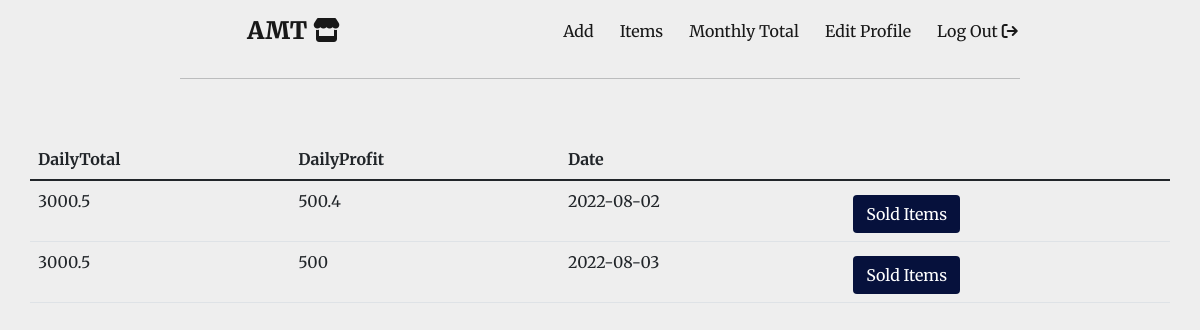
/daily_total/2022-08-02 (signed in), run on the app's committed database.
### main.py (models this page shows)
class DailyTotal(db.Model):
    id = db.Column(db.Integer, primary_key=True)
    daily = db.Column(db.Integer, nullable=False)
    daily_profit = db.Column(db.Float, nullable=False)
    date = db.Column(db.Date, nullable=False)

### main.py (the view)
@app.route('/daily_total/<year_month>')
def daily_total(year_month):
    requested_year, requested_month = int(year_month.split('-')[0]), int(year_month.split('-')[1])
    start_date = datetime.date(datetime.strptime(f'{requested_year}-{requested_month}', '%Y-%m'))
    if (requested_year % 400 == 0) and (requested_year % 100 == 0) and requested_month == 2:
        end_date = datetime.strptime(f'{requested_year}-{requested_month}-29', '%Y-%m-%d')
    elif (requested_year % 4 == 0) and (requested_year % 100 != 0) and requested_month == 2:
        end_date = datetime.strptime(f'{requested_year}-{requested_month}-29', '%Y-%m-%d')
    elif requested_month in [4, 6, 9, 11]:
        end_date = datetime.strptime(f'{requested_year}-{requested_month}-30', '%Y-%m-%d')
    else:
        end_date = datetime.strptime(f'{requested_year}-{requested_month}-31', '%Y-%m-%d')
    sold_item = Sale.query.filter_by(date=datetime.now().date()).all()
    first_daily_total = DailyTotal.query.filter_by(date=datetime.now().date()).all()
    total_money, total_profit = 0, 0
    for i in sold_item:
        total_money += float(i.price)
        total_profit += float(i.total)
    if not first_daily_total:
        add_total = DailyTotal(
            daily=total_money,
            daily_profit=total_profit,
            date=datetime.now()
        )
        db.session.add(add_total)
        db.session.commit()
    else:
        for i in first_daily_total:
            i.daily = total_money
            i.daily_profit = total_profit
            i.date = datetime.now()
            db.session.commit()
    new_total = DailyTotal.query.filter(DailyTotal.date.between(start_date, end_date)).all()
    return render_template('daily_total.html', total=new_total)

### main.py (called while the page is built)
@login_manager.user_loader
def load_user(user):
    return User.query.get(int(user))

### templates/daily_total.html
{% include 'header.html' %}
<table class="table container sale-table">
    <thead>
    <tr>
        <th scope="col">DailyTotal</th>
        <th scope="col">DailyProfit</th>
        <th scope="col">Date</th>
    </tr>
    </thead>
    <tbody>
    {% for i in total %}
    <tr>
        <td>
            {% set daily = i.daily|float %}
            {% if daily.is_integer() %}
            {{ daily|int }}
            {% else %}
            {{ daily }}
            {% endif %}
        </td>
        <td>{% if i.daily_profit.is_integer() %}
            {{ i.daily_profit|int }}
            {% else %}
            {{ i.daily_profit }}
            {% endif %}
        </td>
        <td>{{ i.date }}</td>
        <td><a class='btn search-button' id="submit" href="{{ url_for('sold_items', date=i.date) }}">Sold Items</a></td>
    </tr>
    {% endfor %}
    </tbody>
</table>
{% include 'footer.html' %}

### static/css/styles.css (style rules this page uses)
body { background-color: #EEEEEE; font-family: 'Merriweather', serif; }
a { text-decoration: none; color: white; }
#submit { margin-top: 2%; font-family: 'Merriweather', serif; background-color: #06113C; color: white; }
.sale-table { margin-top: 5%; }

### data on the page
DailyTotal: daily "3000.5", daily_profit "500.4", date "2022-08-02"
DailyTotal: daily "3000.5", daily_profit "500", date "2022-08-03"
